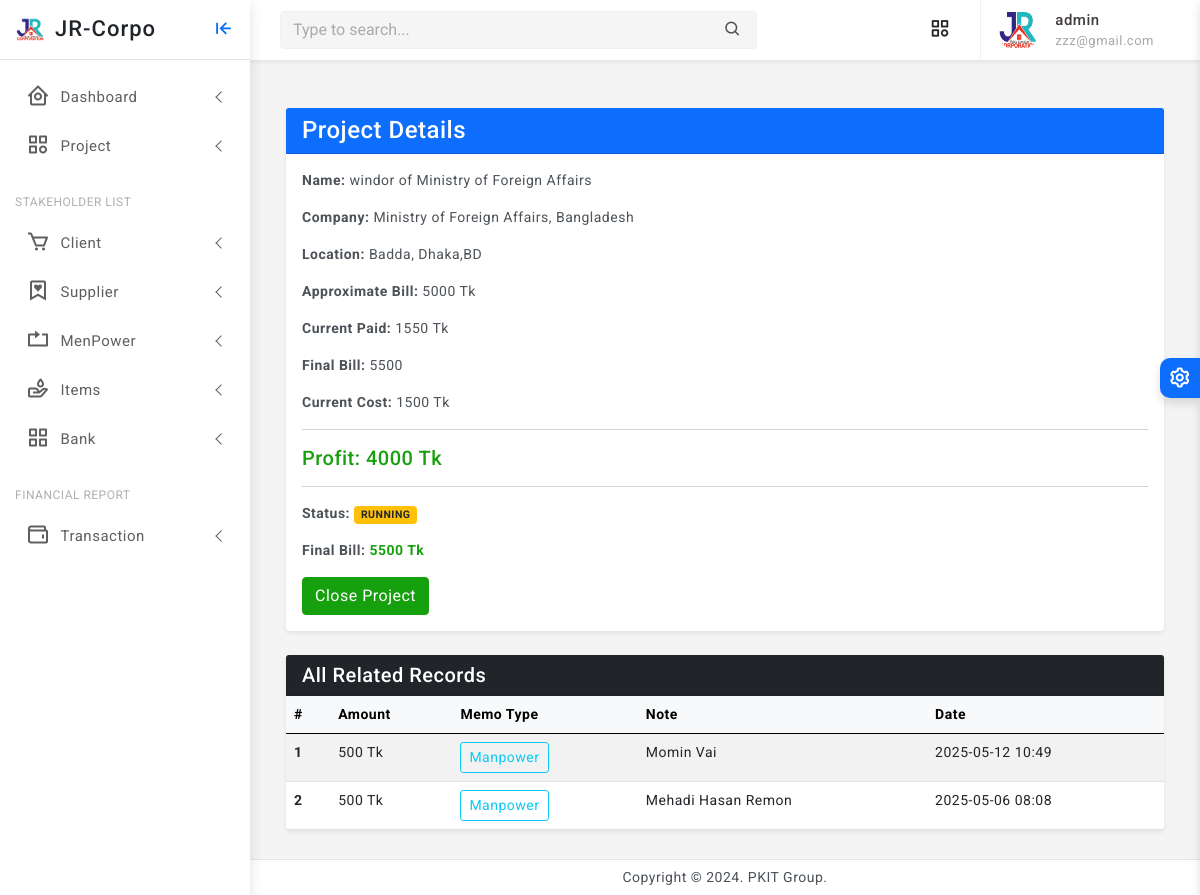
The app's page /project/2/records/ (signed in), older data.
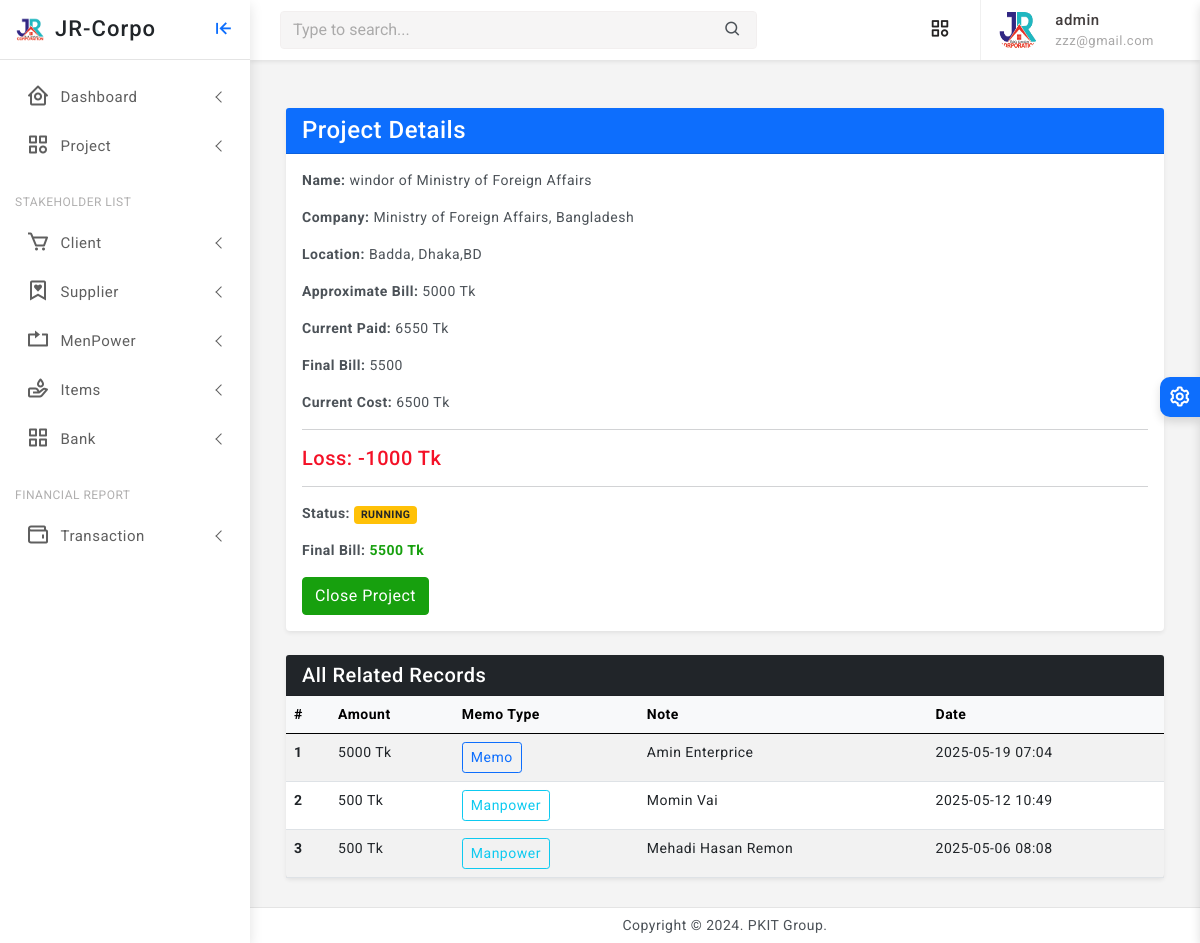
The same page, newer data.
### core/models.py (models this page shows, shortened)
class Project(models.Model):
    STATUS_CHOICES = [
        ('RUNNING', 'Running'),
        ('TRIAL', 'Trial Period'),
        ('CLOSED', 'Closed'),
        ('OTHER', 'Other'),
    ]
    company = models.ForeignKey(Company, on_delete=models.CASCADE, related_name='projects')
    name = models.CharField(max_length=255)
    location = models.CharField(max_length=255)
    approximate_bill = models.PositiveIntegerField(default=0)
    current_cost = models.PositiveIntegerField(default=0, null=True, blank=True)
    final_bill = models.PositiveIntegerField(default=0, null=True, blank=True)
    current_paid = models.PositiveIntegerField(default=0, null=True, blank=True)
    created_at = models.DateTimeField(auto_now_add=True)
    updated_at = models.DateTimeField(auto_now=True)
    status = models.CharField(max_length=10, null=True, blank=True, choices=STATUS_CHOICES, default='RUNNING')
    @property
    def profit_or_loss(self):
        if self.final_bill is not None and self.current_cost is not None:
            return self.final_bill - self.current_cost
        return 0

class Record(models.Model):
    memo = models.ForeignKey(
        'Memo',
        on_delete=models.CASCADE,
        null=True,
        blank=True,
        related_name='records'
    )
    manpower = models.ForeignKey(
        'ManpowerMemo',
        on_delete=models.CASCADE,
        null=True,
        blank=True,
        related_name='records'
    )
    project = models.ForeignKey('Project', on_delete=models.CASCADE)
    amount = models.PositiveIntegerField()
    created_at = models.DateTimeField(auto_now_add=True)

class ManpowerMemo(models.Model):
    project = models.ForeignKey(Project, on_delete=models.CASCADE, related_name='manpower_memos')
    worker = models.ForeignKey(MenPower, on_delete=models.CASCADE, related_name='memos')
    amount = models.PositiveIntegerField(default=0)
    payment_balance = models.PositiveIntegerField(default=0)
    created_at = models.DateTimeField(auto_now_add=True)
    updated_at = models.DateTimeField(auto_now=True)

class Organization(models.Model):
    name = models.CharField(max_length=255, unique=True)
    location = models.CharField(max_length=255)
    phone = models.CharField(max_length=20)
    logo = models.ImageField(upload_to='media/logos/', blank=True, null=True)
    created_at = models.DateTimeField(auto_now_add=True)
    updated_at = models.DateTimeField(auto_now=True)
    class Meta:
        abstract = True

class MenPower(Organization):
    pass

class Company(Organization):
    pass

class Memo(models.Model):
    project = models.ForeignKey(Project, on_delete=models.CASCADE, related_name='item_memos')
    supplier = models.ForeignKey(Supplier, on_delete=models.CASCADE, related_name='memos')
    items = models.ManyToManyField(Item, related_name='memos')
    amount = models.PositiveIntegerField(default=0)
    payment_balance = models.PositiveIntegerField(default=0, null=True, blank=True)
    created_at = models.DateTimeField(auto_now_add=True)
    updated_at = models.DateTimeField(auto_now=True)

class Supplier(Organization):
    pass

### core/views.py (the view)
# urls.py: path('project/<int:project_id>/records/', views.project_record_detail, name='project_record_detail'),
@staff_required
def project_record_detail(request, project_id):
    project = get_object_or_404(Project, id=project_id)
    records = Record.objects.filter(project=project).order_by('-created_at')
    return render(request, 'project/project_record_detail.html', {
        'project': project,
        'records': records,
    })

### core/views.py (called while the page is built)
def staff_required(view_func):
    return user_passes_test(lambda u: u.is_authenticated and u.is_staff)(view_func)

### core/templates/project/project_record_detail.html (shortened to what the changed rows need)
{% extends 'partials/base0.html' %}
{% load static %}
{% block content %}
<div class="container my-4">
    <div class="card shadow-sm mb-4">
        <div class="card-body">
            <p><strong>Name:</strong> {{ project.name }}</p>
            <p><strong>Company:</strong> {{ project.company.name }}</p>
            <p><strong>Location:</strong> {{ project.location }}</p>
            <p><strong>Approximate Bill:</strong> {{ project.approximate_bill|default:"0" }} Tk</p>
            <p><strong>Current Paid:</strong> {{ project.current_paid|default:"0" }} Tk</p>
            <p><strong>Final Bill:</strong> {{ project.final_bill|default:"-" }}</p>
            <p><strong>Current Cost:</strong> {{ project.current_cost|default:"0" }} Tk</p>
            <hr>
            <h5 class="{% if project.profit_or_loss < 0 %}text-danger{% else %}text-success{% endif %}">
                {% if project.profit_or_loss < 0 %}
                    Loss: {{ project.profit_or_loss }} Tk
                {% else %}
                    Profit: {{ project.profit_or_loss }} Tk
                {% endif %}
            </h5>
            <hr>
            <p><strong>Status:</strong>
                <span class="badge
                    {% if project.status == 'CLOSED' %}
                        bg-danger
                    {% elif project.status == 'RUNNING' %}
                        bg-warning text-dark
                    {% elif project.status == 'TRIAL' %}
                        bg-info text-dark
                    {% else %}
                        bg-secondary
                    {% endif %}
                ">
                    {{ project.status|capfirst }}
                </span>
            </p>
            {% if not project.final_bill %}
                <form method="post" action="{% url 'make_final_bill' project.pk %}" class="d-flex align-items-center gap-2 mt-2">
                    {% csrf_token %}
                    <input type="number" name="final_bill" step="0.01" placeholder="Enter Final Bill" class="form-control form-control-sm" required style="width: 200px;">
                    <button type="submit" class="btn btn-sm btn-success">Make Final Bill</button>
                </form>
            {% else %}
                <p><strong>Final Bill:</strong>
                    <span class="text-success fw-bold">{{ project.final_bill }} Tk</span>
                </p>
            {% endif %}
            {% if project.status != 'CLOSED' %}
                <form method="post" action="{% url 'close_project' project.pk %}" class="mt-3">
                    <button type="submit" class="btn btn-success">Close Project</button>
                </form>
            {% else %}
                <div class="alert alert-danger text-center fw-bold mt-3">
                    Project is Closed
                </div>
            {% endif %}
        </div>
    </div>
    <div class="card shadow-sm">
        <div class="card-body p-0">
            <table class="table table-striped table-hover mb-0">
                <thead class="table-light">
                    <tr>
                        <th scope="col">#</th>
                        <th scope="col">Amount</th>
                        <th scope="col">Memo Type</th>
                        <th scope="col">Note</th>
                        <th scope="col">Date</th>
                    </tr>
                </thead>
                <tbody>
                    {% for record in records %}
                        <tr>
                            <th scope="row">{{ forloop.counter }}</th>
                            <td>{{ record.amount }} Tk</td>
                            <td>
                                {% if record.memo %}
                                    <a href="{% url 'memo_detail' record.memo.pk %}" class="btn btn-sm btn-outline-primary">Memo</a>
                                {% endif %}
                                {% if record.manpower %}
                                    <a href="{% url 'manpowermemo_detail' record.manpower.pk %}" class="btn btn-sm btn-outline-info">Manpower</a>
                                {% endif %}
                            </td>
                            <td>{{ record.memo.supplier.name }}{{ record.manpower.worker.name}}</td>
                            <td>{{ record.created_at|date:"Y-m-d H:i" }}</td>
                        </tr>
                    {% empty %}
                        <tr>
                            <td colspan="5" class="text-center text-muted">No records found for this project.</td>
                        </tr>
                    {% endfor %}
                </tbody>
            </table>
        </div>
    </div>
</div>
{% endblock %}

Row changes from the older to the newer data that the page shows:
changed Project "windor of Ministry of Foreign Affairs": current_paid "1550" → "6550"; current_cost "1500" → "6500"; profit_or_loss "4000" → "-1000"
added Record: amount "5000", shows "Memo", memo.supplier.name "Amin Enterprice", created_at "2025-05-19 07:04"
Text that changed along with them:
text no longer shown: "Profit:"
text now shown: "Loss:"
